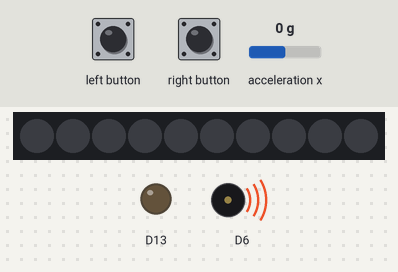
This sketch was run on a simulated Adafruit Circuit Playground Express. Parts: 10 RGB LEDs in strip order, left to right, output pins drawn as LEDs (lit = HIGH), buzzer (waves = sounding). The inputs (shaded band) are chosen by the test bench; at power-on: acceleration x 0 g. What the sketch prints to the serial monitor is not drawn.

Above: at 1.2 s.
1.3 s: acceleration x set to -1.4 g
4.3 s: acceleration x set to -0.8 g
Timing chart, 0 to 59.8 s (numbered marks = the images above; inputs shaded):
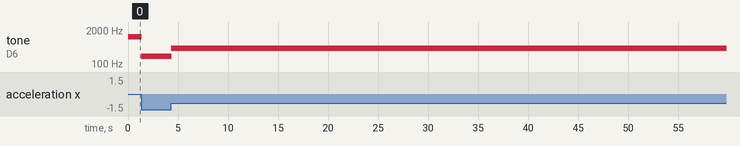

Measured:
- by itself, tone on D6: alternates 394 Hz for 0.01 s and silent for 0.02 s

The sketch:

CPX_and_Arduino_Carter_Ailidh_Morgan_ino_copy_20251105202820.ino
```cpp
#include <Adafruit_CircuitPlayground.h>
int value;

void setup() {
 CircuitPlayground.begin();
Serial.begin(9600);
}


void loop() {
 // Read the X-axis tilt value (roughly -10 to +10)
 float x = CircuitPlayground.motionX();


 // Convert that to a frequency range — adjust to taste!
 int frequency = map(x * 100, -1000, 1000, 200, 2000);
 frequency = constrain(frequency, 200, 2000);


 // Play that tone continuously
 CircuitPlayground.playTone(frequency, 10);  // short tone, repeated quickly


int brightness = map(frequency, 200, 2000, 10, 255);
CircuitPlayground.setBrightness(brightness);
CircuitPlayground.clearPixels();
CircuitPlayground.setPixelColor(0, CircuitPlayground.colorWheel(brightness));
  // Detect if the left or right button is pressed by taking two readings with
  // a small delay inbetween.  If the button changes state (like it was pressed
  // or released) then the two readings will be different.
  bool left_first = CircuitPlayground.leftButton();
  bool right_first = CircuitPlayground.rightButton();
  delay(20);
  bool left_second = CircuitPlayground.leftButton();
  bool right_second = CircuitPlayground.rightButton();
  // Now check if either button was released, i.e. changed from a true (pressed)
  // state to a false (non-pressed) state.
  if ((left_first && !left_second) || (right_first && !right_second))
     CircuitPlayground.clearPixels();
    // Now take a color reading (the red, green, blue color components will be
    // returned in the parameters passed in).
    uint8_t red, green, blue;
    CircuitPlayground.senseColor(red, green, blue);
    // Print out the color components.
    Serial.print("Color: red=");
    Serial.print(red, DEC);
    Serial.print(" green=");
    Serial.print(green, DEC);
    Serial.print(" blue=");
    Serial.println(blue, DEC);
    // Gamma correction makes LED brightness appear more linear
    red   = CircuitPlayground.gamma8(red);
    green = CircuitPlayground.gamma8(green);
    blue  = CircuitPlayground.gamma8(blue);
    // Finally set all the pixels to the detected color.
    for (int i=0; i<10; ++i) {
      CircuitPlayground.strip.setPixelColor(i, red, green, blue);
    }
    CircuitPlayground.strip.show();
  }
    // Button was pressed, perform a color sense.
    // First turn off all the pixels to make sure they don't interfere with the
    // reading.

  // put your main code here, to run repeatedly:
//value=analogRead(A3);
//delay(1000);
//if (A3);
// CircuitPlayground.fill(255,0,0);
// CircuitPlayground.fill(0,0,255);
// Serial.println(value);
// //CircuitPlayground.setPixelColor(0, 207, 159, 255);
//  //CircuitPlayground.setPixelColor(1, 127, 0, 255);
// //  CircuitPlayground.setPixelColor(2,  224, 176, 255);
// //  CircuitPlayground.setPixelColor(3,   128, 0, 128);
// //  CircuitPlayground.setPixelColor(4,   203, 195, 227);
// //   CircuitPlayground.setPixelColor(5, 0x77F00FF);
// //  CircuitPlayground.setPixelColor(6, 0x953553);
// //  CircuitPlayground.setPixelColor(7, 0x702963);
// //  CircuitPlayground.setPixelColor(8, 0x953553);
// //  CircuitPlayground.setPixelColor(9, 0x953553);
//   // Read the touch sensor on pin A3. The value will be near zero when not touched
//   // and higher when touched [1, 4].
//   int touchValue = CircuitPlayground.readCap(A3);

//   // Set a threshold. You may need to experiment to find the right value
//   int touchThreshold = 50;

//   if (touchValue > touchThreshold) {
//     // If touched, turn all pixels red
//     CircuitPlayground.setPixelColor(255, 0, 0); // Red
//   } else {
//     // If not touched, turn all pixels blue
//     CircuitPlayground.setPixelColor(0, 0, 255); // Blue
// }
```
